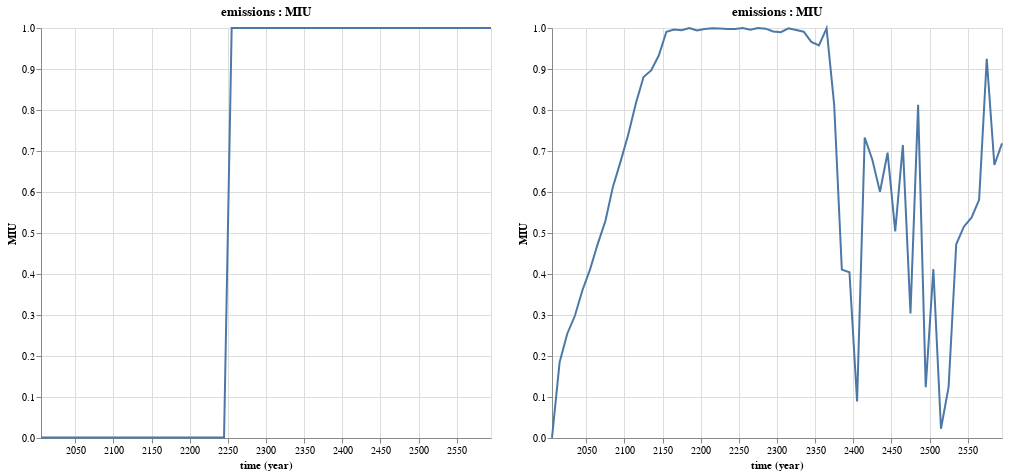

The code cell stored with this chart in its notebook:
### Markdown cell above
We can now plot the business as usual policy and compare it with the optimal policy our solver found:

### Code cell
@vlplot(resolve={scale={y=:shared}}) + [Mimi.plot(m_dice1, :emissions, :MIU) Mimi.plot(m_opt, :emissions, :MIU)]

### Figure 1 — Vega-Lite specification as saved in the notebook (floating-point values rounded to 4 significant figures)
{"hconcat": [{"$schema": "https://vega.github.io/schema/vega-lite/v3.json", "data": {"values": [{"MIU": "0.001", "time": "2005-01-01"}, {"MIU": "0.001", "time": "2015-01-01"}, {"MIU": "0.001", "time": "2025-01-01"}, {"MIU": "0.001", "time": "2035-01-01"}, {"MIU": "0.001", "time": "2045-01-01"}, {"MIU": "0.001", "time": "2055-01-01"}, {"MIU": "0.001", "time": "2065-01-01"}, {"MIU": "0.001", "time": "2075-01-01"}, {"MIU": "0.001", "time": "2085-01-01"}, {"MIU": "0.001", "time": "2095-01-01"}, {"MIU": "0.001", "time": "2105-01-01"}, {"MIU": "0.001", "time": "2115-01-01"}, {"MIU": "0.001", "time": "2125-01-01"}, {"MIU": "0.001", "time": "2135-01-01"}, {"MIU": "0.001", "time": "2145-01-01"}, {"MIU": "0.001", "time": "2155-01-01"}, {"MIU": "0.001", "time": "2165-01-01"}, {"MIU": "0.001", "time": "2175-01-01"}, {"MIU": "0.001", "time": "2185-01-01"}, {"MIU": "0.001", "time": "2195-01-01"}, {"MIU": "0.001", "time": "2205-01-01"}, {"MIU": "0.001", "time": "2215-01-01"}, {"MIU": "0.001", "time": "2225-01-01"}, {"MIU": "0.001", "time": "2235-01-01"}, {"MIU": "0.001", "time": "2245-01-01"}, {"MIU": "1.0", "time": "2255-01-01"}, {"MIU": "1.0", "time": "2265-01-01"}, {"MIU": "1.0", "time": "2275-01-01"}, {"MIU": "1.0", "time": "2285-01-01"}, {"MIU": "1.0", "time": "2295-01-01"}, {"MIU": "1.0", "time": "2305-01-01"}, {"MIU": "1.0", "time": "2315-01-01"}, {"MIU": "1.0", "time": "2325-01-01"}, {"MIU": "1.0", "time": "2335-01-01"}, {"MIU": "1.0", "time": "2345-01-01"}, {"MIU": "1.0", "time": "2355-01-01"}, {"MIU": "1.0", "time": "2365-01-01"}, {"MIU": "1.0", "time": "2375-01-01"}, {"MIU": "1.0", "time": "2385-01-01"}, {"MIU": "1.0", "time": "2395-01-01"}, {"MIU": "1.0", "time": "2405-01-01"}, {"MIU": "1.0", "time": "2415-01-01"}, {"MIU": "1.0", "time": "2425-01-01"}, {"MIU": "1.0", "time": "2435-01-01"}, {"MIU": "1.0", "time": "2445-01-01"}, {"MIU": "1.0", "time": "2455-01-01"}, {"MIU": "1.0", "time": "2465-01-01"}, {"MIU": "1.0", "time": "2475-01-01"}, {"MIU": "1.0", "time": "2485-01-01"}, {"MIU": "1.0", "time": "2495-01-01"}, {"MIU": "1.0", "time": "2505-01-01"}, {"MIU": "1.0", "time": "2515-01-01"}, {"MIU": "1.0", "time": "2525-01-01"}, {"MIU": "1.0", "time": "2535-01-01"}, {"MIU": "1.0", "time": "2545-01-01"}, {"MIU": "1.0", "time": "2555-01-01"}, {"MIU": "1.0", "time": "2565-01-01"}, {"MIU": "1.0", "time": "2575-01-01"}, {"MIU": "1.0", "time": "2585-01-01"}, {"MIU": "1.0", "time": "2595-01-01"}]}, "description": "plot for a specific component variable pair", "encoding": {"x": {"field": "time", "timeUnit": "utcyear", "type": "temporal"}, "y": {"field": "MIU", "type": "quantitative"}}, "height": 410, "mark": {"type": "line"}, "title": "emissions : MIU", "width": 450}, {"$schema": "https://vega.github.io/schema/vega-lite/v3.json", "data": {"values": [{"MIU": "0.0004717808885438818", "time": "2005-01-01"}, {"MIU": "0.18504818394764463", "time": "2015-01-01"}, {"MIU": "0.25435015822766927", "time": "2025-01-01"}, {"MIU": "0.2981016764479898", "time": "2035-01-01"}, {"MIU": "0.3609626293522561", "time": "2045-01-01"}, {"MIU": "0.41190705610812717", "time": "2055-01-01"}, {"MIU": "0.47363812396935445", "time": "2065-01-01"}, {"MIU": "0.5293322390802659", "time": "2075-01-01"}, {"MIU": "0.6136967317506739", "time": "2085-01-01"}, {"MIU": "0.6747306010840293", "time": "2095-01-01"}, {"MIU": "0.7402335756406964", "time": "2105-01-01"}, {"MIU": "0.8163763159361425", "time": "2115-01-01"}, {"MIU": "0.8805733016332484", "time": "2125-01-01"}, {"MIU": "0.8965213836845007", "time": "2135-01-01"}, {"MIU": "0.9328674707833478", "time": "2145-01-01"}, {"MIU": "0.9907008366144655", "time": "2155-01-01"}, {"MIU": "0.9963888645973539", "time": "2165-01-01"}, {"MIU": "0.9946635505863496", "time": "2175-01-01"}, {"MIU": "0.9998706019829345", "time": "2185-01-01"}, {"MIU": "0.9938070090149927", "time": "2195-01-01"}, {"MIU": "0.9977575712387917", "time": "2205-01-01"}, {"MIU": "0.9991020553414947", "time": "2215-01-01"}, {"MIU": "0.9985333316265346", "time": "2225-01-01"}, {"MIU": "0.997601292350016", "time": "2235-01-01"}, {"MIU": "0.9978430038036599", "time": "2245-01-01"}, {"MIU": "0.999986545667836", "time": "2255-01-01"}, {"MIU": "0.995755988485494", "time": "2265-01-01"}, {"MIU": "0.9999745415419982", "time": "2275-01-01"}, {"MIU": "0.9984185675148055", "time": "2285-01-01"}, {"MIU": "0.9914167980703718", "time": "2295-01-01"}, {"MIU": "0.9896616716305903", "time": "2305-01-01"}, {"MIU": "0.9990532118831601", "time": "2315-01-01"}, {"MIU": "0.9949682738447245", "time": "2325-01-01"}, {"MIU": "0.9909204108218876", "time": "2335-01-01"}, {"MIU": "0.9662159536261752", "time": "2345-01-01"}, {"MIU": "0.9576695143024566", "time": "2355-01-01"}, {"MIU": "0.9990529339527936", "time": "2365-01-01"}, {"MIU": "0.812018529245717", "time": "2375-01-01"}, {"MIU": "0.410695062963661", "time": "2385-01-01"}, {"MIU": "0.4043219603275827", "time": "2395-01-01"}, {"MIU": "0.08913843196779155", "time": "2405-01-01"}, {"MIU": "0.7328832876576383", "time": "2415-01-01"}, {"MIU": "0.6786736410877909", "time": "2425-01-01"}, {"MIU": "0.6003245829504371", "time": "2435-01-01"}, {"MIU": "0.6958898020613011", "time": "2445-01-01"}, {"MIU": "0.5039453735072491", "time": "2455-01-01"}, {"MIU": "0.714229827310411", "time": "2465-01-01"}, {"MIU": "0.3040392357975403", "time": "2475-01-01"}, {"MIU": "0.8127220228985668", "time": "2485-01-01"}, {"MIU": "0.12400319300819601", "time": "2495-01-01"}, {"MIU": "0.4117576459473312", "time": "2505-01-01"}, {"MIU": "0.02246010591265987", "time": "2515-01-01"}, {"MIU": "0.12473993386461511", "time": "2525-01-01"}, {"MIU": "0.4725316260390361", "time": "2535-01-01"}, {"MIU": "0.5153519936815887", "time": "2545-01-01"}, {"MIU": "0.5371862102212026", "time": "2555-01-01"}, {"MIU": "0.5807951151097508", "time": "2565-01-01"}, {"MIU": "0.9250602576217978", "time": "2575-01-01"}, {"MIU": "0.6659435377345856", "time": "2585-01-01"}, {"MIU": "0.718772178512015", "time": "2595-01-01"}]}, "description": "plot for a specific component variable pair", "encoding": {"x": {"field": "time", "timeUnit": "utcyear", "type": "temporal"}, "y": {"field": "MIU", "type": "quantitative"}}, "height": 410, "mark": {"type": "line"}, "title": "emissions : MIU", "width": 450}], "resolve": {"scale": {"y": "shared"}}}
